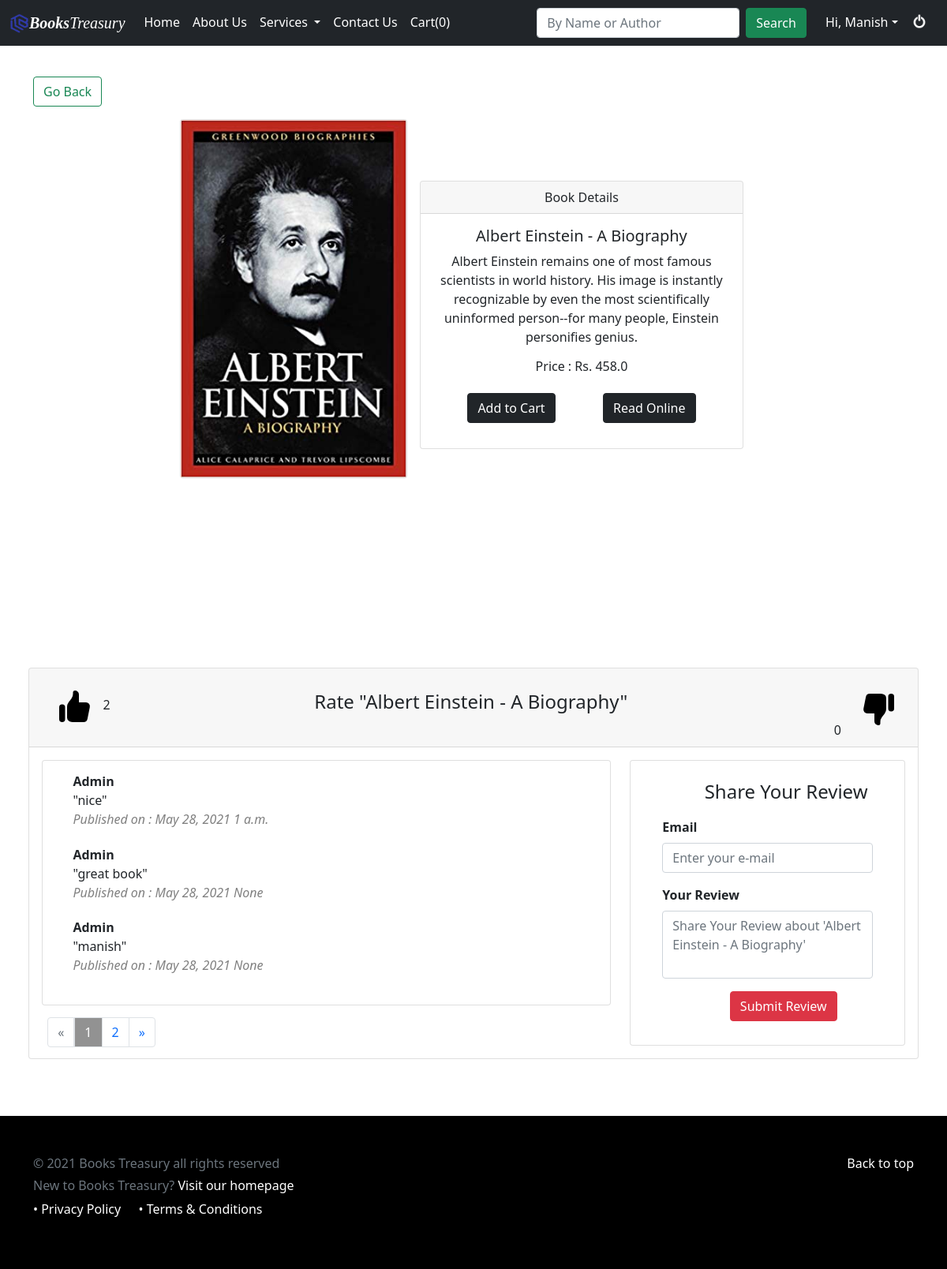
Screenshot of /book/2/ (signed in) with the database file from the repository.
### home/models.py (models this page shows, shortened)
class Books(models.Model):
    category=models.ForeignKey(Cathome, on_delete=models.SET_NULL, null=True, blank=True)
    image=models.ImageField(null=False, blank=False)
    description = models.TextField(max_length=500, null=False, blank=False)
    name = models.CharField(max_length=100, null=True, blank=False)
    author = models.CharField(max_length=130, null=True, blank=False)
    price = models.FloatField(null=True, blank=False)
    pdf = models.FileField(null=True, blank=True)
    digital = models.BooleanField(default=False,null=True, blank=True)
    date = models.DateField(null=True)
    likes=models.ManyToManyField(User, related_name="video_loved")
    dislikes=models.ManyToManyField(User, related_name="video_disliked")
    def num_likes(self):
        return self.likes.count()
    def num_dislikes(self):
        return self.dislikes.count()
    class Meta:
        verbose_name_plural="Books"

class Review(models.Model):
    customer = models.ForeignKey(User, related_name="reviews", on_delete=models.SET_NULL, null=True)
    product = models.ForeignKey(Books, related_name="reviews", on_delete=models.SET_NULL, null=True)
    name = models.CharField(max_length=122, null=True, blank=True)
    email = models.CharField(max_length=122, null=True, blank=True)
    desc = models.TextField(null=True, blank=True)
    date = models.DateField()
    time = models.TimeField(null=True)

### home/views.py (the view, shortened to what this page needs)
# urls.py: path("book/<str:pk>/",views.viewBook, name='book'),
def viewBook(request, pk):
    book = Books.objects.get(id=pk)
    if request.user.is_authenticated:
        order, created = Order.objects.get_or_create(customer=request.user, complete=False)
        items = order.orderitem_set.all()
        cartItems = order.get_cart_items
    else:
        item = []
        order = {'get_cart_total':0, 'get_cart_items':0, 'shipping':False}
        cartItems = order['get_cart_items']
    reviews = Review.objects.filter(product=book)
    page = request.GET.get('page', 1)
    paginator = Paginator(reviews, 3)
    try:
        users = paginator.page(page)
    except PageNotAnInteger:
        users = paginator.page(1)
    except EmptyPage:
        users = paginator.page(paginator.num_pages)
    return render(request, 'book.html', {"book":book,"users":users, "reviews":reviews, 'cartItems':cartItems})

### home/models.py (called while the page is built)
	@property
	def get_cart_items(self):
		orderitems = self.orderitem_set.all()
		total = sum([item.quantity for item in orderitems])
		return total

### templates/book.html (shortened to what this page needs)
{% extends 'base.html' %}
{% block body %}
<div class="container">
    <div class="row justify-content-centre">
        <div class="col" style="margin-top: 2%;">
            <a href="/" class="btn btn-outline-success my-3">Go Back</a>
            <div style="height: 90vh; margin-bottom: 5%;">
                <div class="card" style="width: 18rem; margin-left: 40%;">
                    <img class="card-img-top" src="{{book.image.url}}" alt="Card image cap">
                </div>
            </div>
        </div>
        <div class="col-6" style="margin-top: 15%;margin-right: 7%;">
            <div class="card text-center w-75 ">
                <div class="card-header">
                  Book Details
                </div>
                <div class="card-body">
                  <h5 class="card-title">{{book.name}}</h5>
                  <p class="card-text">{{book.description}}</p>
                  <h6 class="price">Price : Rs. {{book.price}}</h6>
                  {% if user.is_authenticated %}
                    {% if book.pdf %}
                      <button data-product={{book.id}} data-action="add" class="btn btn-dark my-3 update-cart" style="margin-right: 15%;">Add to Cart</button>
                      <a href="{{book.pdf.url}}" class="btn btn-dark my-3" target="_blank">Read Online</a>
                    {% else %}
                    <button data-product={{book.id}} data-action="add" class="btn btn-dark my-3 update-cart">Add to Cart</button>
                    {% endif %}
                  {% else %}
                  <button data-product={{book.id}} data-action="add" class="btn btn-dark my-3 update-cart" disabled>Add to Cart</button>
                  {% endif %}
                </div>
            </div>
        </div>
    </div>
</div>
    <div class="card" style="margin-bottom: 6%; margin-right: 3%; margin-left: 3%;margin-top: -4%; max-height: 550px;">
      <div class="card-header" style="height: 100px; text-align: center;">
<div class="row" style="margin-top: 1%; margin-left: 13%; ">
        <div class="col-sm-2">
        <form action="{% url 'like-book' book.id %}" method="POST" class="like-form">
          <button type="submit" class="like-btn" name="book_id" value="{{book.id}}" style="text-align: left; margin-left: -254%; margin-top: 2%; border: none; background-color: rgb(247, 247, 247);">
          </button>
          <span class="like-count" id="like-count">{{book.num_likes}}</span>
        </form>
        </div>
        <div class="col-sm-6"><h4 style="margin-top: 2%;">Rate "{{book.name}}"</h4></div>
        <div class="col-sm-3" style=" line-height: 0px; ">
        <form action="{% url 'dislike-book' book.id%}" method="POST" class="dislike-form">
          <button type="submit" class="dislike-btn" name="book_id" value="{{book.id}}" style="margin-left: 107%; margin-top: 3%; border: none; background-color: rgb(247, 247, 247);">
          </button>
          <span class="dislike-count"  id="dislike-count" style="position: relative;margin-left: 95%;">{{book.num_dislikes}}</span>
        </form>
      </div>
    </div>
      </div>
      <div class="card-body">
        <div class="row">
        <div class="col-md-8" id="showdata" style="max-height: 550px;">
          <div class="card" style="max-height: 86%; height: 100%;">
            <div class="container-fluid" style="margin-top: 2%; margin-left: 2%;">
             {% if users %}
              {% for user in users %}
                {% if user.product.name == book.name %}
                  <p style="margin-bottom: 3%;"><strong style="text-transform: capitalize;">{{user.name}}</strong><br>"{{user.desc}}"<br><i style="color: gray;">Published on : {{user.date}} {{user.time}}</i></p>
                {% endif %}
              {% endfor %}
              {% else %}
              <p><h4>Be the First one to Review "{{book.name}}" &#128515;</h4></p>
              {% endif %}
            </div>
          </div>
            {% if users.has_other_pages %}
              <ul class="pagination" style="margin-top: 2%; margin-left: 1%; max-height: 75%; max-width: 0%;">
              {% if users.has_previous %}
                <li class="page-item"><a class="page-link" href="?page={{ users.previous_page_number }}" aria-label="Previous"><span aria-hidden="true">&laquo;</span></a></li>
              {% else %}
                <li class="page-item disabled"><a class="page-link"><span>&laquo;</span></a></li>
              {% endif %}
              {% for i in users.paginator.page_range %}
                {% if users.number == i %}
                  <li class="active"><a class="page-link" style="background-color: rgb(146, 146, 146); color: white;"><span>{{ i }} <span class="sr-only">(current)</span></span></a></li>
                {% else %}
                  <li class="page-item"><a class="page-link" href="?page={{ i }}">{{ i }}</a></li>
                {% endif %}
              {% endfor %}
              {% if users.has_next %}
                <li class="page-item"><a class="page-link" href="?page={{ users.next_page_number }}" aria-label="Next"><span aria-hidden="true">&raquo;</span></a></li>
              {% else %}
                <li class="page-item disabled"><a class="page-link"><span>&raquo;</span></a></li>
              {% endif %}
            </ul>
            {% endif %}
        </div>
        <div class="col-md-4" id="getdata" >
          <div class="card container-fluid">
            <form method="post" action="." style="margin-top: 2%;">
              <div class="form-group m-3">
                <h4 style="margin-left: 20%; margin-bottom: 7%; margin-top: 7%;">Share Your Review</h4>
              </div>
            <div class="form-group m-3">
              <label for="name" class="form-label"><strong>Email</strong></label>
              <input type="text" class="form-control" id="email" name="email" placeholder="Enter your e-mail" required>
            </div>
            <div class="mb-3 m-3">
              <label for="desc" class="form-label"><strong>Your Review</strong></label>
              <textarea class="form-control" id="desc" rows="3" style="resize: none;" name="desc" placeholder="Share Your Review about '{{book.name}}'" required></textarea>
            </div>
            {%if user.is_authenticated %}
            <button class="btn btn-danger" style="margin-left: 34%; margin-bottom: 10%;" type="submit">Submit Review</button>
            {% else %}
            <h6 style="margin-bottom: 10%; color: red; text-align:center">You should be logged In to<br>Submit a Review !</h6>
            {% endif %}
            </form>
          </div>
        </div>
        </div>
      </div>
    </div>
<footer class="text-muted py-5" id="footer" style="background: black; color: grey;">
    <div class="container">
      <p class="float-end mb-1">
        <a class="text-decoration-none" href="#" style="color: white;">Back to top</a>
      </p>
      <p class="mb-1">&copy; 2021 Books Treasury all rights reserved</p>
      <p class="mb-0">New to Books Treasury? <a class="text-decoration-none" href="/" style="color: white;">Visit our homepage</a></p>
      <p style=" margin-top: 0.5%;"><a class="text-decoration-none" href="{% url 'misc' %}" target="_blank" style="color: white;">&#x2022; Privacy Policy</a><a class="text-decoration-none" href="{% url 'misc' %}" target="_blank" style="color: white; margin-left: 2%;">&#x2022; Terms & Conditions</a></p>
    </div>
  </footer>
{% endblock body %}

### templates/base.html (shortened to what this page needs)
<!DOCTYPE html>
<html lang="en">
<head>
    <link rel="stylesheet" href="https://cdnjs.cloudflare.com/ajax/libs/font-awesome/4.7.0/css/font-awesome.min.css">
</head>
<body>
        <!doctype html>
<html lang="en">
  <head>
    <link href="https://cdn.jsdelivr.net/npm/bootstrap@5.0.0-beta3/dist/css/bootstrap.min.css" rel="stylesheet">
  </head>
  <body>
    <nav class="navbar navbar-expand-lg navbar-dark bg-dark">
  <div class="container-fluid">
    <img class="logo" src="/static/img/btlogo.png" width="25" height="25">
    <a class="navbar-brand" id="logo" href="/dark" target="_blank"><strong>Books</strong>Treasury</a>
    <div class="collapse navbar-collapse" id="navbarSupportedContent">
      <ul class="navbar-nav me-auto mb-2 mb-lg-0">
        <li class="nav-item">
          <a class="nav-link active" id="cool-link" aria-current="page" href="/">Home</a>
        </li>
        <li class="nav-item">
          <a class="nav-link active" style="list-style-type:none" id="cool-link" href="/about">About Us</a>
        </li>
        <li class="nav-item dropdown" id="cool-link">
          <a class="nav-link dropdown-toggle" href="/services" id="navbarDropdown" role="button" data-bs-toggle="dropdown" aria-expanded="false">
            Services
          </a>
        </li>
       <li class="nav-item">
          <a class="nav-link active" id="cool-link" href="/contact">Contact Us</a>
        </li>
        <li class="nav-item">
          <a class="nav-link active" id="cool-link" href="/cart">Cart({{cartItems}})</a>
        </li>
      </ul>
      <form class="d-flex" action="{% url 'search_result' %}" method="GET" style="margin-right: 6px;">
        <input class="form-control me-2" type="text" placeholder="By Name or Author" aria-label="Search" name="query">
        <button class="btn btn-success" type="submit" name="button">Search</button>
      </form>
      {% if user.is_authenticated %}
      <div id="navbarSupportedContent" style="margin-left: 1%; width: 150px;">
        <ul class="navbar-nav mb-2 mb-lg-0">
          <li class="nav-item dropdown" id="cool-link" >
            <a class="nav-link dropdown-toggle" href="/profile" id="navbarDropdown" role="button" data-bs-toggle="dropdown" aria-expanded="false">Hi, {{request.user}}</a>
          </li>
          <li class="nav-item" style="margin-left: 1%;">
            <a class="nav-link active" id="cool-link" href="{% url 'logout' %}"><img name="logout" src="/static/img/signout.jpg" alt="Logout" style="width: 20px; height: 20px; margin-top: -6px;"></a>
          </li>
        </ul>
      </div>
      {% else %}
        <a class="nav-link" href="/sign_in" id="cool-link" style="color: white;" role="button">
          Sign In/Register
        </a>
      {% endif %}
    </div>
  </div>
</nav>
{% block body %} {% endblock body %}
  </body>
</html>
</body>
</html>

### templates/base.html (style rules this page uses)
#navbarDropdown { font-size: 16px; color: #fff; }
.navbar-brand { font-style:italic; font-family:'Times New Roman'; }
#cool-link::after { content: ''; display: block; width: 0; height: 2px; background: #fff; transition: width .3s; }

### rows the page displays
Books: image (picture), name "Albert Einstein - A Biography", description "Albert Einstein remains one of most famous scientists in world history. His image is instantly recognizable by even the most scientifically uninformed person--for many people, Einstein personifies genius.", price "458.0", num_likes "2", num_dislikes "0", desc "Share Your Review about 'Albert Einstein - A Biography'"
Review: name "Admin", desc "nice", date "May 28, 2021", time "1 a.m."
Review: name "Admin", desc "great book", date "May 28, 2021", time "None"
Review: name "Admin", desc "manish", date "May 28, 2021", time "None"

### other values shown
{{ cartItems }} "0"
{{ request.user }} "Manish"
{{ i }} "1"
{{ i }} "2"
